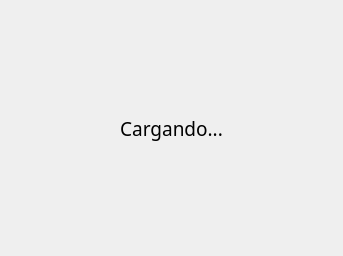
<?xml version="1.0" encoding="UTF-8"?>
<ui version="4.0">
 <class>Form</class>
 <widget class="QWidget" name="Form">
  <property name="geometry">
   <rect>
    <x>0</x>
    <y>0</y>
    <width>343</width>
    <height>256</height>
   </rect>
  </property>
  <property name="windowTitle">
   <string>Form</string>
  </property>
  <layout class="QVBoxLayout" name="verticalLayout">
   <item>
    <widget class="QLabel" name="loading">
     <property name="font">
      <font>
       <family>Dubai</family>
       <pointsize>14</pointsize>
      </font>
     </property>
     <property name="styleSheet">
      <string notr="true"/>
     </property>
     <property name="text">
      <string>Cargando...</string>
     </property>
     <property name="alignment">
      <set>Qt::AlignCenter</set>
     </property>
    </widget>
   </item>
  </layout>
 </widget>
 <resources/>
 <connections/>
</ui>
